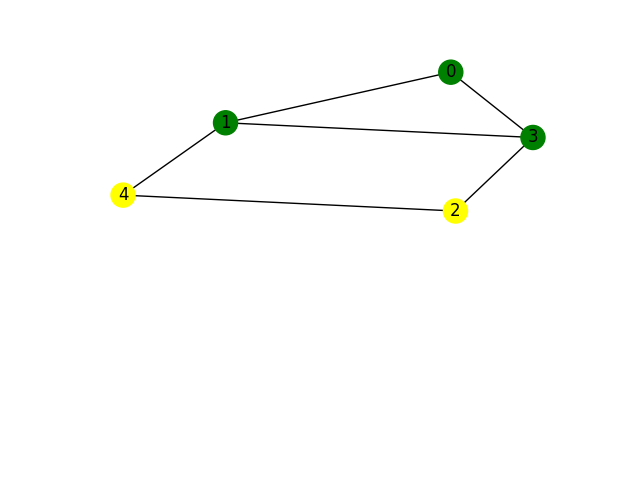

Reproduce this figure in Python.
import networkx as nx
import matplotlib.pyplot as plt
G = nx.Graph() 
plt.subplot(211)
G.add_edges_from([(0, 1), (0, 3), (1, 0), (1, 3), (1, 4), (2, 3), (2, 4), (3, 0), (3, 1), (3, 2), (4, 1), (4, 2)])
nx.set_node_attributes(G, {0: 'green', 1: 'green', 2: 'yellow', 3: 'green', 4: 'yellow'}, name='color')
nx.draw(G, with_labels=True, node_color=list(nx.get_node_attributes(G, 'color').values()))
plt.savefig('graph09-010103123.png')
